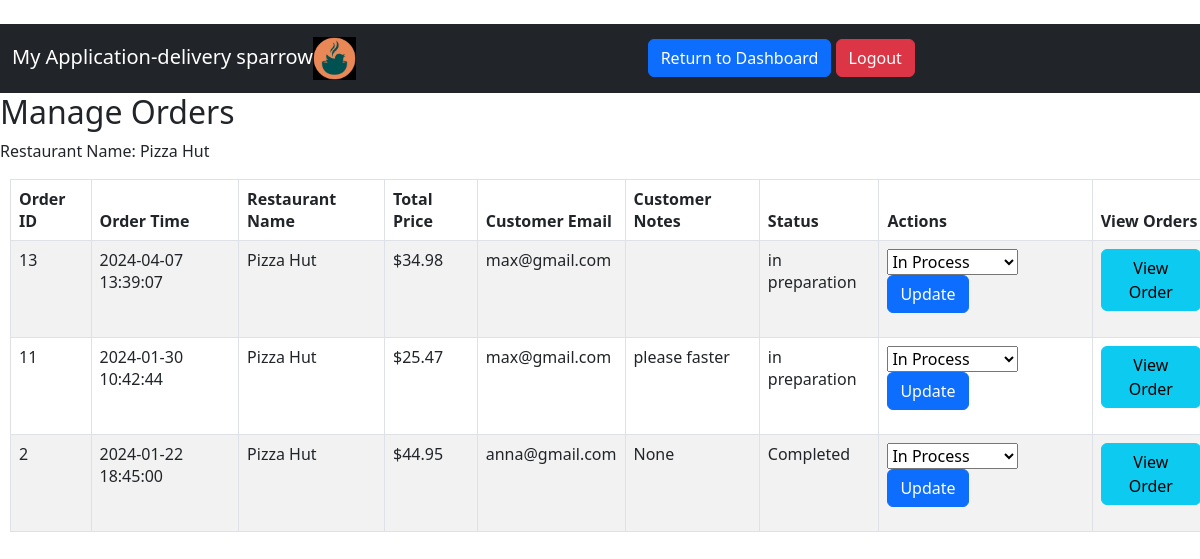
The app's page /restaurant/manage_orders (signed in) with its own data.
### tables this page shows
CREATE TABLE OrderC (
    Order_Nr INTEGER PRIMARY KEY,
    Order_time_column TIMESTAMP DEFAULT CURRENT_TIMESTAMP,
    Order_date TIMESTAMP DEFAULT CURRENT_TIMESTAMP,
    Restaurant_NAME TEXT,
    TOTAL_PRICE NUMERIC(5, 2),
    Customer_EMAIL TEXT,
    STATUS TEXT, -- Changed to TEXT for SQLite
    Customer_Notes TEXT,
    CONSTRAINT orders_FK FOREIGN KEY (Customer_EMAIL) REFERENCES Customer(EMAIL), --changed from CUSTOMER_EMAIL
    CONSTRAINT orders_FK_1 FOREIGN KEY (Restaurant_NAME) REFERENCES Restaurant(NAME)  ----changed from RESTAURANT_NAME
);

### app.py (the view)
@app.route('/restaurant/manage_orders', methods=['GET'])
def manage_orders():
    restaurant_name = session.get('restaurant_name') #[restaurant_name] for session? keep it consistent
    db = get_db()
    orders = db.execute(
        'SELECT * FROM OrderC WHERE restaurant_name = ? AND STATUS != ? ORDER BY Order_time_column DESC',
        (restaurant_name, 'Cart')
    ).fetchall()
    return render_template('manage_orders.html', restaurant_name=restaurant_name, orders=orders)

### app.py (called while the page is built)
def get_db():
    db = getattr(g, '_database', None)
    if db is None:
        db = g._database = sqlite3.connect(DATABASE)
        db.row_factory = sqlite3.Row
    return db

@app.teardown_appcontext
def close_connection(exception):
    db = getattr(g, '_database', None)
    if db is not None:
        db.close()

### templates/manage_orders.html (shortened to what this page needs)
{% extends "base.html" %}
{% block content %}
  <h2>Manage Orders</h2>
  <p>Restaurant Name: {{ restaurant_name }}</p>
  <table class="table table-bordered table-striped" style="margin-left: 10px;">
    <thead>
      <tr>
        <th>Order ID</th>
        <th>Order Time</th>
        <th>Restaurant Name</th>
        <th>Total Price</th>
        <th>Customer Email</th>
        <th>Customer Notes</th>
        <th>Status</th>
        <th>Actions</th>
        <th>View Orders</th>
      </tr>
    </thead>
    <tbody>
      {% for order in orders %}
        <tr>
          <td>{{ order[0] }}</td>
          <td>{{ order[1] }}</td>
          <td>{{ order[3] }}</td>
          <td>${{ order[4] }}</td>
          <td>{{ order[5] }}</td>
          <td>{{ order[7] }}</td>
          <td>{{ order[6] }}</td>
          <td>
            <form action="{{ url_for('update_order_status', order_nr=order[0]) }}" method="post">
              <select name="new_status">
                <option value="in process">In Process</option>
              </select>
              <button type="submit" class="btn btn-primary">Update</button>
            </form>
          </td>
          <td>
            <form action="{{ url_for('view_order_items', order_nr=order[0]) }}" method="get">
              <button type="submit" class="btn btn-info">View Order</button>
            </form>
          </td>
        </tr>
      {% endfor %}
    </tbody>
  </table>
{% endblock %}

### records on screen
OrderC: Order_Nr "13", Order_time_column "2024-04-07 13:39:07", Restaurant_NAME "Pizza Hut", TOTAL_PRICE "34.98", Customer_EMAIL "max@gmail.com", STATUS "in preparation"
OrderC: Order_Nr "11", Order_time_column "2024-01-30 10:42:44", Restaurant_NAME "Pizza Hut", TOTAL_PRICE "25.47", Customer_EMAIL "max@gmail.com", Customer_Notes "please faster", STATUS "in preparation"
OrderC: Order_Nr "2", Order_time_column "2024-01-22 18:45:00", Restaurant_NAME "Pizza Hut", TOTAL_PRICE "44.95", Customer_EMAIL "anna@gmail.com", order "None", STATUS "Completed"

### other values on screen
{{ restaurant_name }} "Pizza Hut"
